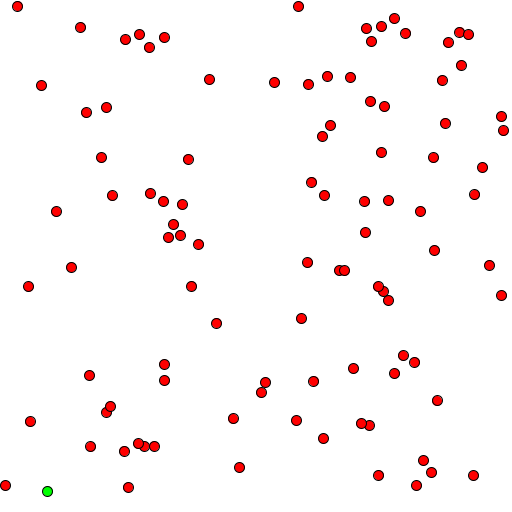
Frame 1 (no input)
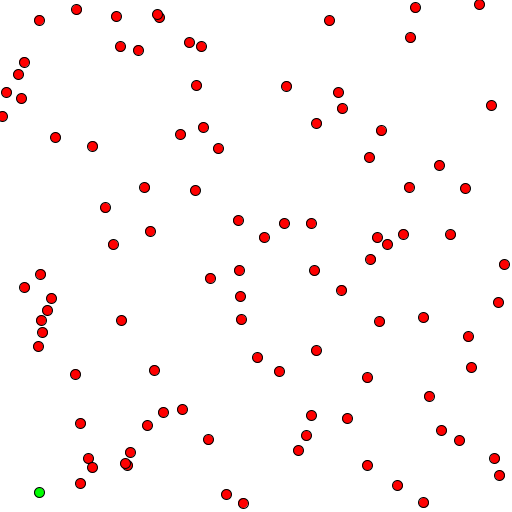
Frame 60 (the mouse pressed at the canvas centre just before this capture)
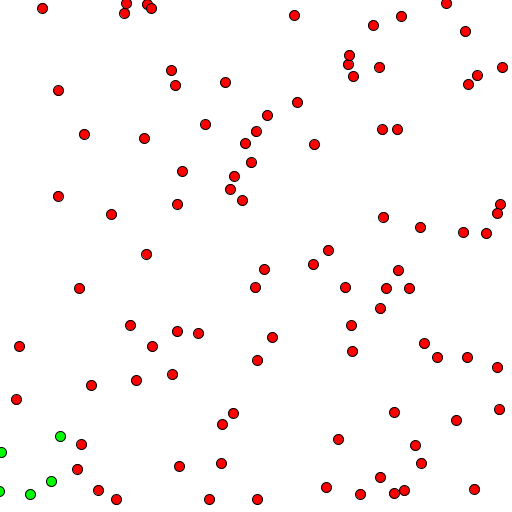
Frame 120 (the mouse held since frame 60 and released just before this capture)

The Processing sketch that drew these frames (run headless with seeded random() and noise(); from frame 60 on, the mouse is pressed at the canvas centre):

// Processing sketch: CharacterManager
// ── CharacterManager.pde
int spawnCount = 1;
ArrayList<Creature> humans;
ArrayList<Creature> zombies;

void setup()
{
	humans = new ArrayList<Creature>();
	zombies = new ArrayList<Creature>();
	size(512, 512);

	for (int i = 0; i < 99; i++) humans.add(new Human());
	for (int i = 0; i < 1; i++) zombies.add(new Zombie());	
}

void draw()
{
	background(255);
	for (int i = 0; i < humans.size(); i++) 
	{
		humans.get(i).update();
		for (int j = 0; j < zombies.size(); j++) 
		{
			if (humans.size() > i && zombies.size() > j) 
			{
				Creature human = humans.get(i);
				Creature zombie = zombies.get(j);
				boolean hasCollided = collision(human.position.x, human.position.y, human.size/2, zombie.position.x, zombie.position.y, zombie.size/2);
				if (hasCollided) 
				{
					zombies.add(new Zombie(humans.get(i).position.x, humans.get(i).position.y));
					humans.remove(i);
				}
			}
		}
	}

	for (int i = 0; i < humans.size(); i++) humans.get(i).draw();
	for (int i = 0; i < zombies.size(); i++) 
	{
		zombies.get(i).update();
		zombies.get(i).draw();
	}
}

boolean collision(float x1, float y1, int size1, float x2, float y2, int size2) 
{
	int maxDistance = size1 + size2;
	if (abs(x1 - x2) > maxDistance || abs(y1 - y2) > maxDistance) return false;
	else if (dist(x1, y1, x2, y2) > maxDistance) 			      return false;
	else return true;
}
// ── Creature.pde
class Creature
{
	PVector position;
	PVector velocity;
	int size = 10;

	public Creature() 
	{
		position = new PVector();
		position.x = random(0, width);
		position.y = random(0, height);

		velocity = new PVector();
		velocity.x = random(10) - 5;
		velocity.y = random(10) - 5;
	}

	void update() 
	{	
		position.x += velocity.x;
		position.y += velocity.y;
		screenCheck();
	}

	void screenCheck() 
	{
		if (position.x > width) position.x = 0;
		else if (position.x < 0) position.x = width;

		if (position.y > height) position.y = 0;
		else if (position.y < 0) position.y = height;
	}

	void draw() 
	{
		ellipse(position.x - size/2, position.y - size/2, size, size);
	}
}
// ── Human.pde
class Human extends Creature
{
	public Human() 
	{
		super();
	}

	void draw() 
	{
		fill(255, 0, 0);
		super.draw();
	}
}
// ── Zombie.pde
class Zombie extends Creature
{
	public Zombie() 
	{
		super();
		velocity.x = velocity.x / 4;
		velocity.y = velocity.y / 4;
	}

	public Zombie(float x, float y) 
	{
		super();
		position.x = x;
		position.y = y;
		velocity.x = velocity.x / 4;
		velocity.y = velocity.y / 4;
	}

	void draw() 
	{
		fill(0, 255, 0);
		super.draw();
	}
}
